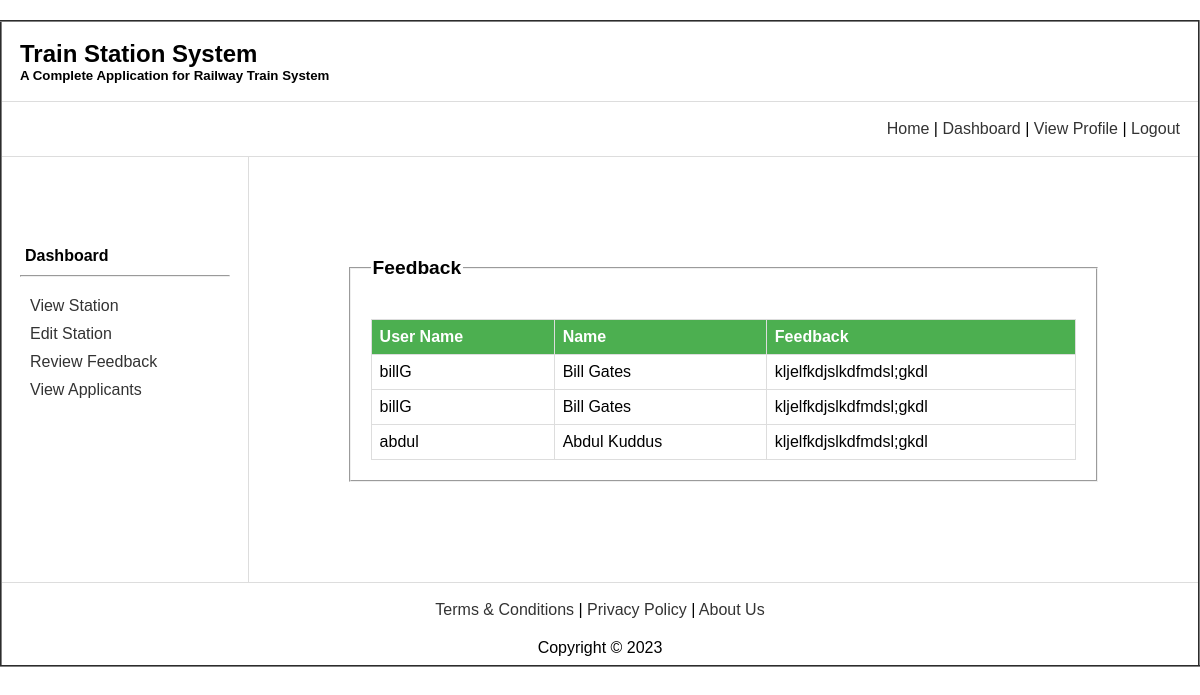
Page /view/feedback.php (signed in) on the committed database.
### tables this page shows
CREATE TABLE `feedback` (
  `username` varchar(255) NOT NULL,
  `name` varchar(255) NOT NULL,
  `feedback` varchar(255) NOT NULL
);

### view/feedback.php (the view, shortened to what this page needs)
<!DOCTYPE html>
<html lang="en">
<head>
</head>
<body>
    <table border="2" align="center" width="1080px">
        <tr>
            <td align="left" colspan="2">
                <nav>
                    <h1>Train Station System</h1>
                    <h5>A Complete Application for Railway Train System</h5>
                </nav>
            </td>
        </tr>
        <tr>
    <td align="right" colspan="2">
        <nav style="text-align: right;">
            <a href="adminHome.php">Home</a> |
            <a href="adminDash.php">Dashboard</a> |
            <a href="viewProfile.php">View Profile</a> |
            <a href="../controller/logout.php">Logout</a>
        </nav>
    </td>
</tr>
        <tr>
            <td style="padding-bottom: 100px;">
                <h4>Dashboard</h4>
                <hr>
                <ul>
                    <li><a href="viewStation.php">View Station</a></li>
                    <li><a href="editStation.php">Edit Station</a></li>
                    <li><a href="feedback.php">Review Feedback</a></li>
                    <li><a href="application.php">View Applicants</a></li>
                </ul>
            </td>
            <td style="padding: 80px">
                <fieldset>
                    <legend>Feedback</legend>
                    <table>
                        <tr>
                            <th>User Name</th>
                            <th>Name</th>
                            <th>Feedback</th>
                        </tr>
                        <?php
                        $con = getconnection();
                        $sql = "select * from feedback";
                        $result = mysqli_query($con, $sql);
                        while ($row = mysqli_fetch_array($result)) {
                            echo "<tr><td>" . $row['username'] . "</td><td>" . $row['name'] . "</td><td>" . $row['feedback'] . "</td></tr>";
                        }
                        ?>
                    </table>
                </fieldset>
            </td>
        </tr>
        <tr align="center">
    <td colspan="2">
        <nav style="text-align: center;">
            <a href="t&c.html">Terms & Conditions</a> |
            <a href="privacyPolicy.html">Privacy Policy</a> |
            <a href="aboutUs.html">About Us</a>
        </nav>
        <footer style="text-align: center;">Copyright &copy; 2023</footer>
    </td>
</tr>
    </table>
</body>
</html>

### view/feedback.php (style rules this page uses)
body { font-family: Arial, sans-serif; margin: 0; padding: 0; }
table { width: 100%; border-collapse: collapse; margin-top: 20px; }
nav { padding: 10px; }
h1, h5 { margin: 0; }
td { padding: 10px; }
h4 { margin-top: 15px; margin-left: 15px; margin-bottom: 10px; }
hr { margin: 0 10px; }
ul { list-style-type: none; padding: 0; margin-left: 20px; margin-top: 20px; }
li { margin-bottom: 10px; }
a { text-decoration: none; color: #333; transition: color 0.3s ease; }
footer { text-align: center; margin-top: 10px; }
fieldset { margin: 20px; padding: 20px; }
legend { font-size: 1.2em; font-weight: bold; }
table { border-collapse: collapse; width: 100%; }
th, td { border: 1px solid #ddd; padding: 8px; text-align: left; }
th { background-color: #4CAF50; color: white; }

### rows in the picture
feedback: username "billG", name "Bill Gates", feedback "kljelfkdjslkdfmdsl;gkdl"
feedback: username "billG", name "Bill Gates", feedback "kljelfkdjslkdfmdsl;gkdl"
feedback: username "abdul", name "Abdul Kuddus", feedback "kljelfkdjslkdfmdsl;gkdl"
